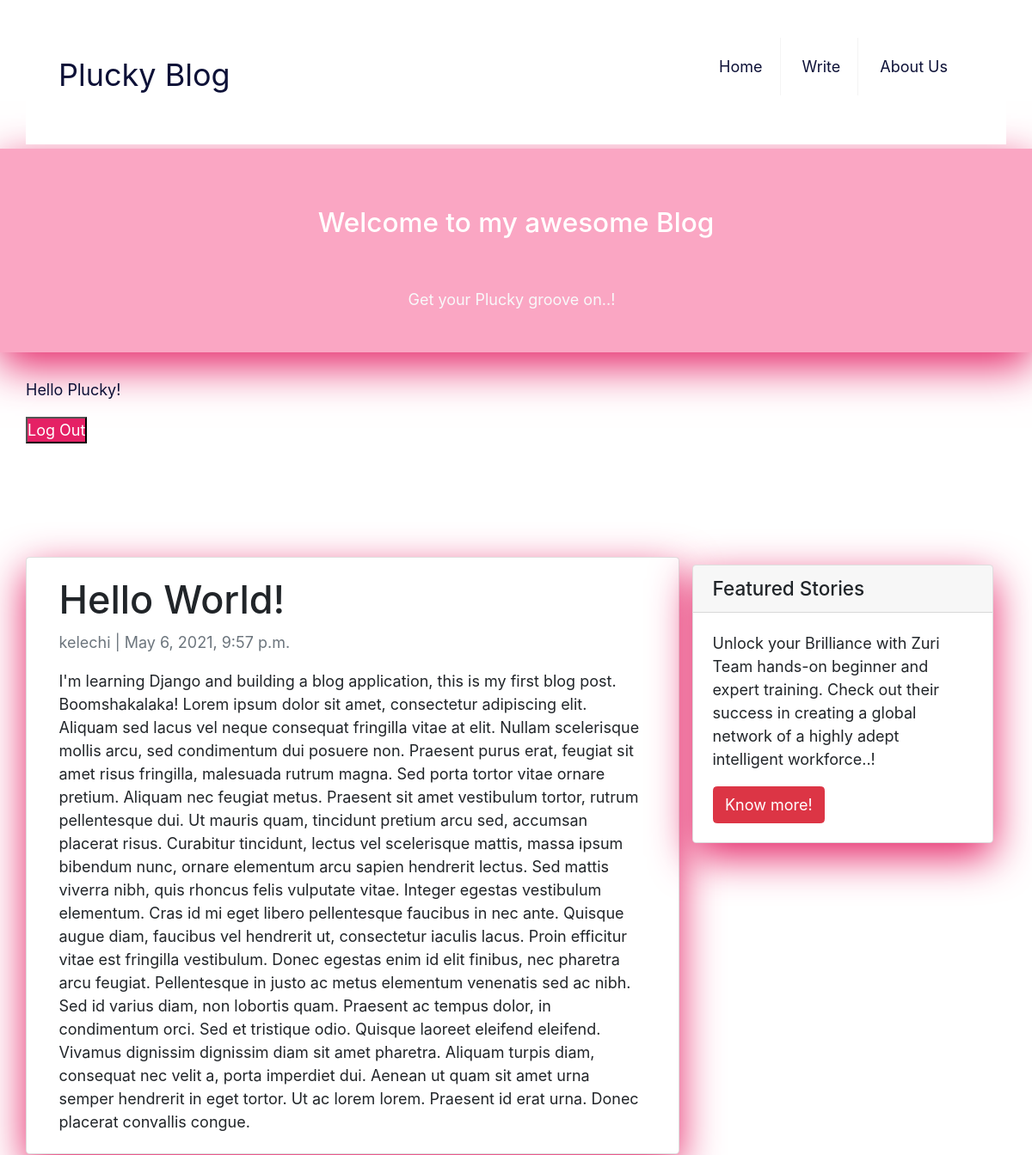
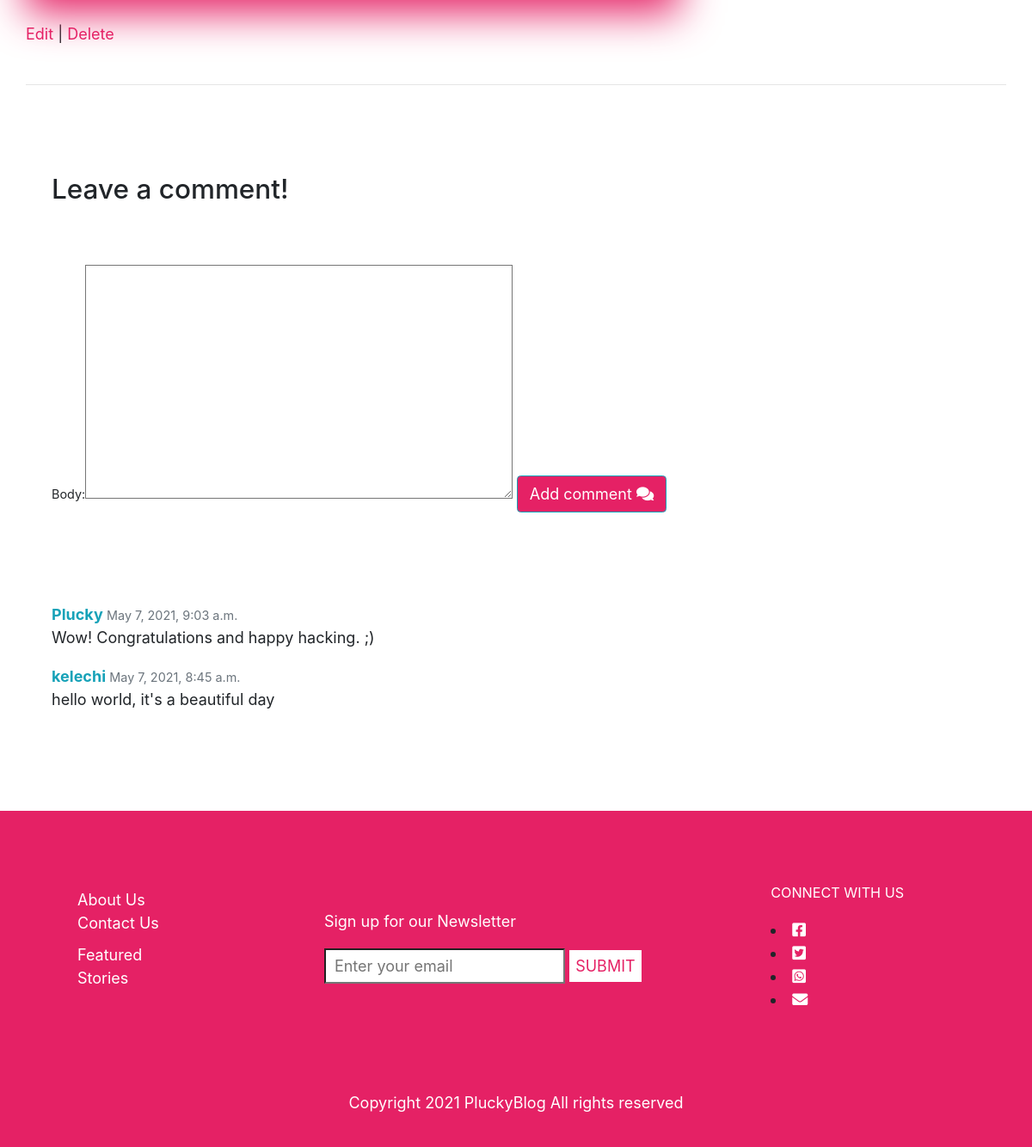
Page /post/1/ (signed in) on the committed database (2 pictures, top to bottom).
### pluckyblog/models.py (models this page shows, shortened)
class Post(models.Model):
    title = models.CharField(max_length=200, unique=True)
    author = models.ForeignKey(
        'auth.User',
        on_delete=models.SET_NULL, null=True,
        related_name='posts',
    )
    date_updated = models.DateTimeField(default=timezone.now)
    body = models.TextField()
    date_posted = models.DateTimeField(default=timezone.now)
    status = models.IntegerField(choices=STATUS, default=0)
    class Meta:
        ordering = ['-date_posted']

class Comment(models.Model):
    post_connected = models.ForeignKey(
        Post,
        on_delete=models.CASCADE,
        related_name='comments',
    )
    author = models.ForeignKey(
        get_user_model(),
        on_delete=models.CASCADE,
    )
    body = models.TextField()
    date_posted = models.DateTimeField(default=timezone.now)
    class Meta:
        ordering = ['date_posted']

### pluckyblog/views.py (the view, shortened to what this page needs)
# urls.py: path('post/<int:pk>/', BlogDetailView.as_view(),
class BlogDetailView(DetailView):
    model = Post
    template_name = 'post_detail.html'
    def get_context_data(self, **kwargs):
        data = super().get_context_data(**kwargs)
        comments_connected = Comment.objects.filter(
            post_connected=self.get_object()).order_by('-date_posted')
        data['comments'] = comments_connected
        if self.request.user.is_authenticated:
            data['comment_form'] = NewCommentForm(instance=self.request.user)
        return data

### pluckyblog/forms.py
class NewCommentForm(forms.ModelForm):
    class Meta:
        model = Comment
        fields = ['body']

### templates/post_detail.html (shortened to what this page needs)
{% extends 'base.html' %} {% block content %}
<main>
 <div class="container">
    <div class="row">
      <div class="col-md-8 card mb-4  mt-3 left  top">
        <div class="card-body">
          <h1>{% block title %} {{ object.title }} {% endblock title %}</h1>
          <p class=" text-muted">{{ post.author }} | {{ post.date_posted}}</p>
          <p class="card-text ">{{ object.body | safe }}</p>
        </div>
      </div>
      {% block sidebar %}
 <div class="col-md-4 float-right">
  <div class="card my-4">
    <h5 class="card-header">Featured Stories</h5>
    <div class="card-body">
      <p class="card-text">
        Unlock your Brilliance with Zuri Team hands-on beginner and expert training.
        Check out their success in creating a global network of a highly adept intelligent workforce..!
      </p>
      <a
        href="https://zuri.team/"
        class="btn btn-danger"
        >Know more!</a
      >
    </div>
  </div>
</div>
 {% endblock sidebar %}
    </div>
  </div>
  <a href="{% url 'post_edit' post.pk %}">Edit</a> |
  <a href="{% url 'post_delete' post.pk %}">Delete</a>
  <br /><br />
  <hr />
  <br /><br />
  <h3>Leave a comment!</h3>
  <div id="comments_section">
    {% if user.is_authenticated %}
    <form method="POST">
      <div class="form-group">
        {{ comment_form }}
        <button class="btn btn-info" type="submit">
          Add comment <i class="fas fa-comments"></i>
        </button>
      </div>
    </form>
    {% else %}
    <a
      class="btn btn-outline-info"
      href="{% url 'login' %}?next={{request.path}}"
      >Log in to add a comment!</a
    ><br />
    {% endif %} {% if comments %}
    <br />
    <ul>
      {% for comment in comments %}
      <li>
        <div>
          <span>
            <strong class="text-info">{{ comment.author }} </strong>
            <small class="text-muted">{{ comment.date_posted }}</small>
          </span>
          <p>{{ comment.body|safe }}</p>
        </div>
      </li>
      {% endfor %}
    </ul>
    {% else %}
    <strong class="text-secondary">No comments yet...</strong>
    {% endif %}
  </div>
</main>
{% endblock content %}

### templates/blogsections/header.html (shortened to what this page needs)
<!DOCTYPE html>
{% load static %}
<html lang="en">
  <head>
    <link rel="stylesheet" href="{% static 'css/base.css' %}">
    <link rel="stylesheet" href="https://cdnjs.cloudflare.com/ajax/libs/font-awesome/5.15.3/css/all.min.css">
    <link rel="stylesheet" href="https://maxcdn.bootstrapcdn.com/bootstrap/4.0.0/css/bootstrap.min.css"
 />
  </head>
  <header>
    <div>
      <nav class="navbar">
        <a href="{% url 'home' %}" class="logo">Plucky Blog</a>
        <ul class="menu">
         <li><a href="{% url 'home' %}">Home</a></li>
         <li><a href="{% url 'post_new' %}">Write</a></li>
         <li><a href="#">About Us</a></li>
        </ul>
      </nav>
    </div>
  </header>
  <header class="masthead">
      <div class="container">
        <div class="row">
          <div class="col-md-8 col-md-10 mx-auto">
            <div class="site-heading">
              <h3 class="site-heading my-4 mt-3 text-white">
                Welcome to my awesome Blog
              </h3>
              <p class="text-light">Get your Plucky groove on..! &nbsp</p>
            </div>
          </div>
        </div>
      </div>
  </header>
  <div class="auth">
    {% if user.is_authenticated %}
    <p>Hello {{ request.user }}!</p><a href="#" onClick="document.getElementById('logoutform').submit()"><button type="button">Log Out</button></a>
    {% else %}
    <p>Hello {{ request.user }}!</p>
    <a href="{% url 'signup' %}">Sign Up</a> | <a href="{% url 'login' %}">Log In</a>
    {% endif %}
    <br/><br/>
  </div>
</html>

### static/css/base.css (style rules this page uses)
html { box-sizing: border-box; font-family: Arial, Helvetica, sans-serif; font-size: 18px; }
*, *::before, *::after { font-weight: inherit; margin: 0; padding: 0; border-radius: 0; box-sizing: inherit; }
a.btn.btn-danger { color: #FFF; }
button.btn.btn-info { background-color: #e52165!important; color: #FFF; }
button { background-color: #e52165; color: #FFF; }
.auth a { color: #e52165; }
main a { color: #e52165; }
div.form-group { padding: 30px 30px 30px; }
ul { list-style-type: none; padding: 30px 30px 30px; }
header { padding: 5px 30px; align-items: center; justify-content: space-between; }
h3 { padding: 30px 30px 30px; }
label { display: block; font-size: 0.8rem; margin-bottom: 2px; }
header a, footer a, footer p { color: #FFF; }
.navbar { background-color: #fff; display: flex; justify-content: space-between; align-items: center; }
.navbar .logo { display: inline-block; font-size: 2em; padding: 10px 20px; text-decoration: none; color: #0d1137; }
.navbar .menu li { list-style: none; display: inline-block; }
.navbar .menu li a { display: block; padding: 20px 20px; border-right: 1px solid #f4f4f4; text-decoration: none; color: #0d1137; }
.navbar .menu li:last-child a { border-right: none; }
main { padding: 50px 30px; display: block; column-gap: 10px; }
p { display: block; margin-block-start: 1em; margin-block-end: 1em; margin-inline-start: 0px; margin-inline-end: 0px; }
.card { box-shadow: 0 16px 48px #e52165; }
.masthead { background: #faa6c3; height: auto; text-align: center; padding-bottom: 30px; box-shadow: 0 16px 48px #e52165; padding-top: 10px; }
.auth { display: inline-block; padding: 30px; padding-bottom: 10px; text-decoration: none; color: #0d1137; }

### rows in the picture
Post: title "Hello World!", author "kelechi", date_posted "May 6, 2021, 9:57 p.m.", body "I'm learning Django and building a blog application, this is my first blog post. Boomshakalaka! Lorem ipsum dolor sit amet, consectetur adipiscing elit. Aliquam sed lacus vel neque consequat fringilla vitae at elit. Nullam scelerisque mollis arcu, sed condimentum dui posuere non. Praesent purus erat, feugiat sit amet risus fringilla, malesuada rutrum magna. Sed porta tortor vitae ornare pretium. Aliquam nec feugiat metus. Praesent sit amet vestibulum tortor, rutrum pellentesque dui. Ut mauris quam, tincidunt pretium arcu sed, accumsan placerat risus. Curabitur tincidunt, lectus vel scelerisque mattis, massa ipsum bibendum nunc, ornare elementum arcu sapien hendrerit lectus. Sed mattis…"
Comment: author "Plucky", date_posted "May 7, 2021, 9:03 a.m.", body "Wow! Congratulations and happy hacking. ;)"
Comment: author "kelechi", date_posted "May 7, 2021, 8:45 a.m.", body "hello world, it's a beautiful day"

### other values in the picture
{{ request.user }} "Plucky"
